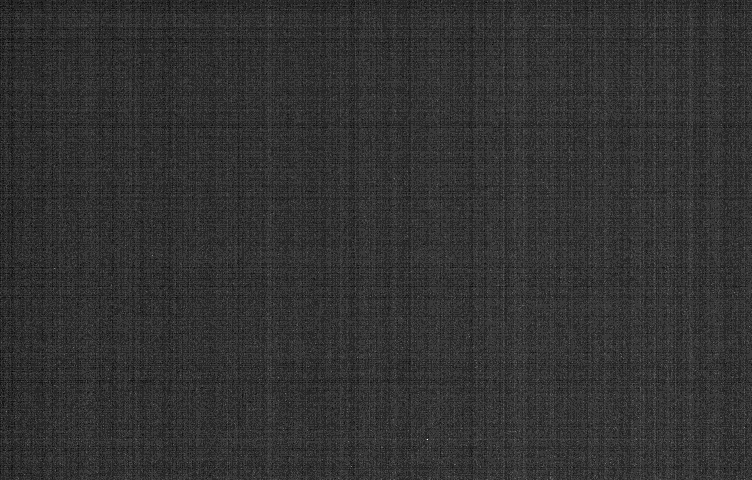
#> input picture Project2/AST2210_Lab2/bias_min_expo1.bmp, 752 x 480 px, found by its file name; the run also reads 2 pictures not shown here
$ python mean_noise.py   (Python 2 division)
#> lines starting #> are read from the running program, lines starting #| are printed output that depends on the picture
### Project2/pythonscripts/histogram_BIAS_max_dark.py
import numpy as np
import imageio	# may be installed with: pip install imageio
import matplotlib.pyplot as plt
from matplotlib import rcParams

def reading(path,hole = False, sides = 300):
	"""
	Reads image file and return as 2D array
	@ path - path to filename
	@ hole - return array of the hole image if True, default to False
	@ sides - gives length of sides of central region if hole = False
	"""
	im1 = np.asarray(imageio.imread(path)).astype(int)
	if hole:
		return im1
	else:	# return using indices from top left corner of central region
		tl = (np.asarray(im1.shape)/2.0-1-sides/2).astype(int)
		return im1[tl[0]:tl[0]+sides,tl[1]:tl[1]+sides]

def info(im1):
	"""
	Returns mean, min and max of pixel values, as well as index of max value
	@ im1 - 2D array image
	"""
	return [im1.mean(),im1.min(),im1.max(),\
			np.unravel_index(im1.argmax(),im1.shape)]

def print_info(im,name):
	print ('For '+name)
	infom = info(im)
	print ('Mean, minimum, maximum pixel values: '\
			+'{:.3f}, {:.1f}, {:.1f}'.format(*infom[:-1]))
	print ('Index of maximum: {:s}'.format(infom[-1])+'\n')

# [33 lines that do not run on import are left out]

### Project2/pythonscripts/mean_noise.py
import numpy as np
from math import sqrt
import imageio	# may be installed with: pip install imageio
from histogram_BIAS_max_dark import reading,print_info

def meantwo(im1,im2):
	"""
	Returns mean value of the sum of two images
	@ im1 - 2D array image1
	@ im2 - 2D array image2
	"""
	added = im1+im2
	return added.mean()

def noisetwo(im1,im2):
	"""
	Returns noise from two images by standard deviation of the differance
	@ im1 - 2D array image1
	@ im2 - 2D array image2
	"""
	subbed = im1-im2
	return subbed.std()

if __name__ == '__main__':
	# Path extension
	path = '../images/ex3_4_5/'

	# Read images
	im_bias1 = reading(path+'bias_min_expo1.bmp')
	im_bias2 = reading(path+'bias_min_expo2.bmp')
	im_flat1 = reading(path+'flatfield_1.bmp')
#> call 3 of reading, with path = '../images/ex3_4_5/flatfield_1.bmp', hole = False, sides = 300
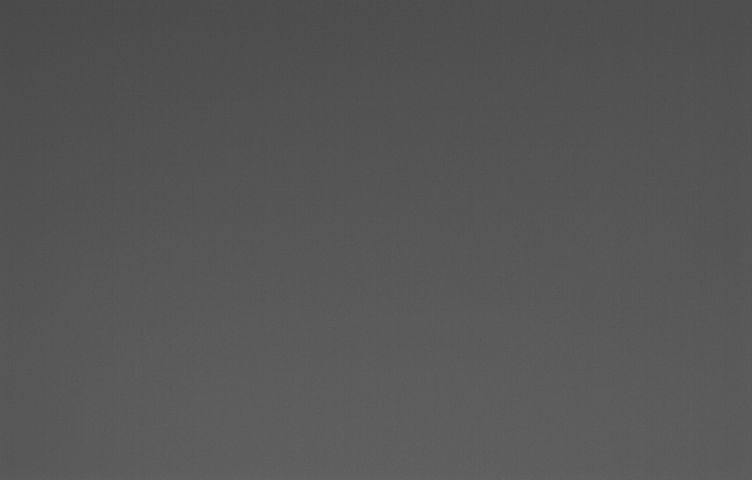
#> input picture Project2/images/ex3_4_5/flatfield_1.bmp, 752 x 480 px
#> in reading (call 3), `return im1[tl[0]:tl[0]+sides,tl[1]:tl[1]+sides]`:
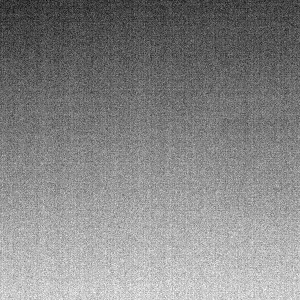
#> returned value: shape (300, 300) int64; min 76, max 97, mean 87.1; drawn with min black and max white
	im_flat2 = reading(path+'flatfield_2.bmp')
#> call 4 of reading, with path = '../images/ex3_4_5/flatfield_2.bmp', hole = False, sides = 300
#> in reading (call 4), `return im1[tl[0]:tl[0]+sides,tl[1]:tl[1]+sides]`:
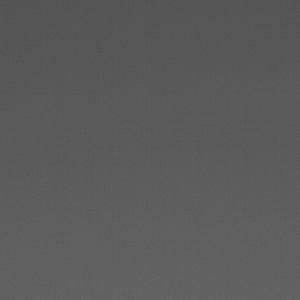
#> returned value: shape (300, 300) int64; min 79, max 102, mean 91.6

	# Computing
	mean_bias = meantwo(im_bias1,im_bias2)
#> in meantwo, `added = im1+im2`:
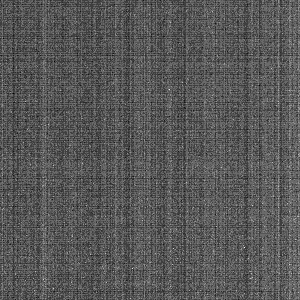
#> added: shape (300, 300) int64; min 13, max 25, mean 17.1; drawn with min black and max white
#> mean_bias = 17.13
	noise_bias = noisetwo(im_bias1,im_bias2)
#> in noisetwo, `subbed = im1-im2`:
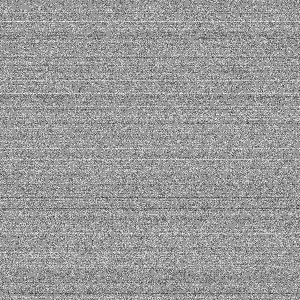
#> subbed: shape (300, 300) int64; min -3, max 2, mean 0.011; drawn with min black and max white
#> noise_bias = 0.613
	mean_dark = meantwo(im_flat2,im_flat1)
#> in meantwo (call 2), `added = im1+im2`:
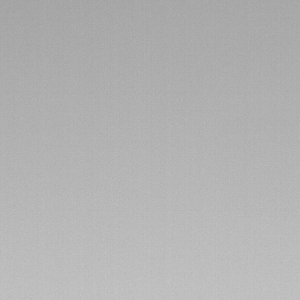
#> added: shape (300, 300) int64; min 159, max 198, mean 178.6
#> mean_dark = 178.6
	noise_dark = noisetwo(im_flat1,im_flat2)
#> in noisetwo (call 2), `subbed = im1-im2`:
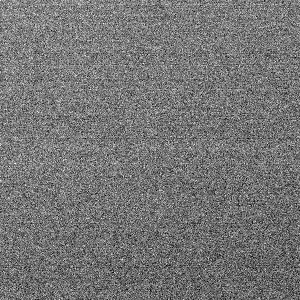
#> subbed: shape (300, 300) int64; min -10, max 2, mean -4.46; drawn with min black and max white
#> noise_dark = 1.55
	g = (mean_dark-mean_bias)/(noise_dark**2-noise_bias**2)
#> g = 79.23
	noise_one_bias = noise_bias/sqrt(2.)
#> noise_one_bias = 0.434
	RON = g*noise_one_bias
#> RON = 34.36

	# Printing
	print_info(im_bias1+im_bias2,'Composite bias')
#> in print_info, `infom = info(im)`: infom = [17.13, 13, 25, (247, 244)]
#| Mean, minimum, maximum pixel values: 17.127, 13.0, 25.0
#> (the run stopped early here; a loop or call above may not have finished)
